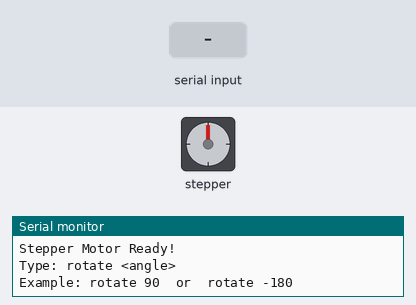
Recording of a sketch running on a simulated Arduino Uno, built with avr-gcc and run on an emulated ATmega328P. On the bench: stepper motor, the last lines printed to the serial monitor. Inputs (shaded band) come from the test bench. Stepper angles assume 2048 steps per turn.

Above: at 1.2 s.
1.3 s: "rotate 150\n" received over Serial
At 3.6 s:
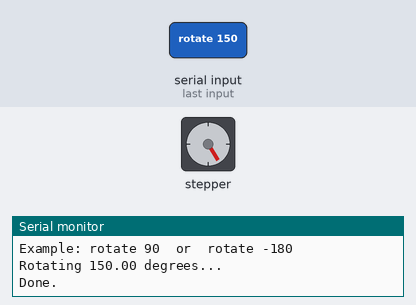
4.3 s: "rotate 45\n" received over Serial
At 5.2 s:
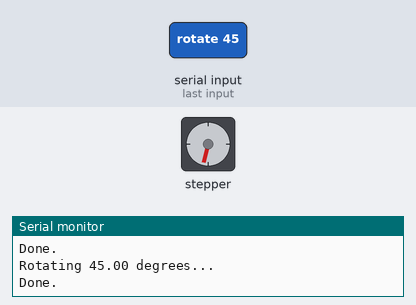
9.3 s: "rotate 150\n" received over Serial
At 12.1 s:
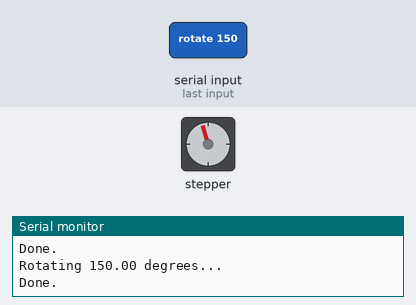
Timing chart, 0 to 13.3 s (numbered marks = the images above; inputs shaded):
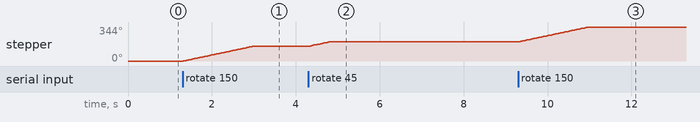

The sketch:

sketch_oct3a.ino
```cpp
#include <Stepper.h>

const int stepsPerRevolution = 2048;  // 28BYJ-48 with gearbox
const int in1Pin = 8;
const int in2Pin = 9;
const int in3Pin = 10;
const int in4Pin = 11;

Stepper myStepper(stepsPerRevolution, in1Pin, in3Pin, in2Pin, in4Pin);

String inputCommand = "";

void setup() {
  Serial.begin(9600);
  myStepper.setSpeed(15);  // RPM
  Serial.println("Stepper Motor Ready!");
  Serial.println("Type: rotate <angle>");
  Serial.println("Example: rotate 90  or  rotate -180");
}

void loop() {
  // Check if data is available
  if (Serial.available() > 0) {
    inputCommand = Serial.readStringUntil('\n');
    inputCommand.trim(); // remove spaces/newlines

    if (inputCommand.startsWith("rotate")) {
      int spaceIndex = inputCommand.indexOf(' ');
      if (spaceIndex > 0) {
        String angleStr = inputCommand.substring(spaceIndex + 1);
        float angle = angleStr.toFloat();

        // Convert angle to steps
        int steps = (int)(angle / 360.0 * stepsPerRevolution);

        Serial.print("Rotating ");
        Serial.print(angle);
        Serial.println(" degrees...");

        myStepper.step(steps);

        Serial.println("Done.");
      } else {
        Serial.println("Error: use format 'rotate <angle>'");
      }
    } else {
      Serial.println("Unknown command. Use: rotate <angle>");
    }
  }
}


//stepper motor
```

Measured:
- after the input at 1.3 s, stepper: turns 149° clockwise in 1.7 s, starting at once
- after the input at 4.3 s, stepper: turns 45° clockwise in 0.49 s, starting at once
- after the input at 9.3 s, stepper: turns 150° clockwise in 1.7 s, starting at once
